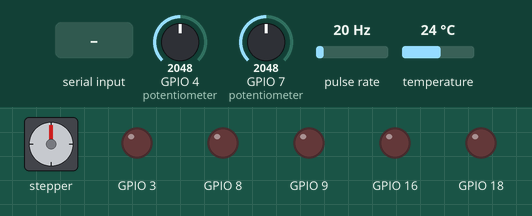
Bench run of a sketch on a simulated ESP32-S3. Shown: stepper motor, output pins drawn as LEDs (lit = HIGH). Wiring (inferred from the names in the program): pulse sensor: data GPIO 6; stepper motor (200 steps per turn assumed): coils GPIO 20, GPIO 15, GPIO 14, GPIO 19. Inputs (shaded band) come from the test bench; at power-on: GPIO 4 (potentiometer) = 2048, GPIO 7 (potentiometer) = 2048, pulse rate 20 Hz, temperature 24 °C. Storage starts empty; pins used as bus, display or sensor lines are not drawn; what the sketch prints to the serial monitor is not drawn.

Above: at 1.2 s.
1.3 s: "i90\n" received over Serial
At 1.62 s:
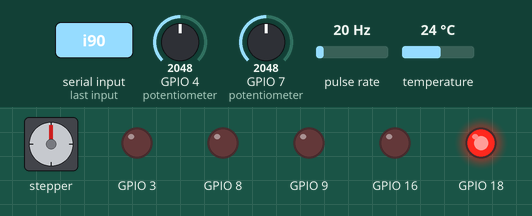
At 2.22 s:
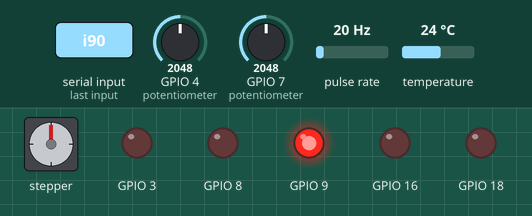
14.3 s: "b90\n" received over Serial
Timing chart, 0 to 19.6 s (numbered marks = the images above; inputs shaded):
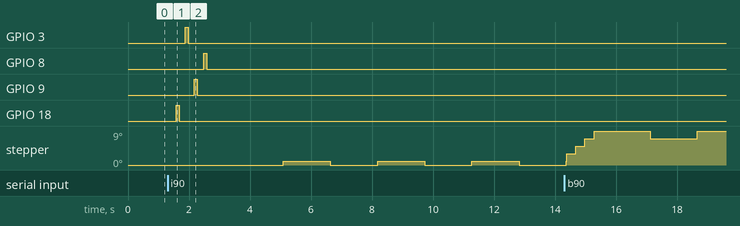

The sketch:

ECU.ino
```cpp
#include <Arduino.h>
#include <SPI.h>
#include <SD.h>

#include "fuelMap.h"
#include "sensors.h"
#include "config.h"
#include "serial.h"
#include "coldStart.h"
#include "Afterstart.h"
#include "RPMControl.h"
#include "CrankEnrichment.h"
#include "transientEnrichment.h"
#include "ignitionMap.h"
#include "ignitionControl.h"
#include "diagnostics.h"

unsigned long lastRpm = 0;
bool corteInjecao = false;

static unsigned long lastInjectionTime = 0;


volatile int pulsos = 0;
unsigned long ultimaLeitura = 0;
int rpm = 0;

void IRAM_ATTR contarPulso() {
  pulsos++;
}

extern bool corteAtivo;

int currentInjector = 0;
bool injectorOn = false;
unsigned long injectorStartMicros = 0;
unsigned long ultimaAtualizacaoSerial = 0;

// ============================
// 🔄 Leitura do mapa via SD
// ============================
bool loadFuelMapFromCSV(const char* filename) {
  File file = SD.open(filename);
  if (!file) {
    Serial.println("Erro ao abrir arquivo de mapa.");
    return false;
  }

  int row = 0;
  while (file.available() && row < RPM_STEPS) {
    String line = file.readStringUntil('\n');
    line.trim();
    if (line.length() == 0) continue;

    int col = 0;
    int index = 0;
    while (col < TPS_STEPS + 1 && index < line.length()) {
      int nextComma = line.indexOf(',', index);
      if (nextComma == -1) nextComma = line.length();
      String valStr = line.substring(index, nextComma);
      valStr.trim();
      float value = valStr.toFloat();

      if (col == 0) rpmSteps[row] = value;
      else fuelMapAlphaN[row][col - 1] = value;

      index = nextComma + 1;
      col++;
    }
    row++;
  }

  file.close();
  Serial.println("Mapa de combustível carregado do SD.");
  return true;
}

void setup() {
  Serial.begin(115200);
  initSensors();

  pinMode(RPM_PIN, INPUT_PULLUP);  // ✅ Configure RPM antes do SD
  attachInterrupt(digitalPinToInterrupt(RPM_PIN), contarPulso, FALLING);

  strategy = ALPHA_N;
  setupIgnition();

  Serial.println("Inicializando cartão SD...");
  if (SD.begin(SD_CS_PIN)) {
    Serial.println("SD detectado.");
    loadFuelMapFromCSV("/fuelMap.csv");
  } else {
    Serial.println("Falha ao inicializar SD.");
  }
}

void loop() {
  unsigned long currentMicros = micros();
  unsigned long agora = millis();

  float tpsPercentage = readTPS();
  updateTransientEnrichment(tpsPercentage, agora);
  float mapPressure = lerMAP();
  float temperature = readTemperature();

  checkDiagnostics(tpsPercentage, mapPressure, temperature, rpm);
  float correcaoMAP = mapPressure / 100.0;

  if ((long)(agora - ultimaLeitura) >= 1000) {
    noInterrupts();
    rpm = pulsos * 60;
    pulsos = 0;
    interrupts();
    ultimaLeitura = agora;

    if (agora < 2000 && rpm == 0) rpm = 1200;
    else if (rpm < idleRpm) rpm = idleRpm;

    if (corteAtivo) {
      rpm -= 800;
      if (rpm < idleRpm) rpm = idleRpm;
    }
  }

  int rpmDisplay = corteAtivo ? 9700 : rpm;

  updateAfterstart(agora, rpm > 400);
  corteInjecao = corteAtivo || (tpsPercentage < 1.0 && rpm > (idleRpm + 600));

  float interpolatedInjection = getBasePulseWidth(rpm, tpsPercentage, mapPressure);
  float injectionTimeReal = interpolatedInjection * correcaoMAP;

  if (!corteInjecao) {
    float correction = getColdStartCorrection(temperature);
    float afterstart = getAfterstartCorrection();
    float crankEnrichment = isCranking(agora, rpm) ? getCrankEnrichmentFactor(temperature) : 1.0;
    float transient = getTransientEnrichment();
    injectionTimeReal *= correction * afterstart * crankEnrichment * transient;
  }

  float ignitionAdvance = getIgnitionAdvance(rpm, tpsPercentage, mapPressure);
  handleIgnition(rpm, ignitionAdvance, currentMicros);

  injectionTimeReal = controlInjection(rpm, injectionTimeReal);
  float injectionTime = injectionTimeReal;

  unsigned long maxInjectionTime = (rpm > 0) ? (60000000UL / rpm) / numInjectors : 0;
  if (maxInjectionTime > 0 && injectionTime > maxInjectionTime) {
    injectionTime = maxInjectionTime;
  }

  unsigned long timePerCycle = (rpm > 0) ? (60000000UL / rpm) : 0;  // 1 rotação em micros

  if ((rpm > 0) && (currentMicros - lastInjectionTime >= timePerCycle / numInjectors)) {
    // Simula o pulso de injeção para o cilindro atual
    digitalWrite(injectors[currentInjector], HIGH);
    delayMicroseconds(injectionTime);  // Tempo de injeção calculado
    digitalWrite(injectors[currentInjector], LOW);

    currentInjector = (currentInjector + 1) % numInjectors;
    lastInjectionTime = currentMicros;
  }


  if ((long)(agora - ultimaAtualizacaoSerial) >= intervaloSerial) {
    Serial.printf("TPS: %5.1f%% | RPM: %4d | InjTime: %5.0fus | Temp: %6.1fC | Afterstart: %.2f | Corte Injecao: %s\n\n",
                  tpsPercentage, rpmDisplay, injectionTimeReal, temperature,
                  getAfterstartCorrection(), corteInjecao ? "ON" : "off");
    Serial.printf("Transient: %.2f\n", getTransientEnrichment());
    ultimaAtualizacaoSerial = agora;
  }

  // === SERIAL MENU: TESTES MANUAIS DE COMPONENTES ===
  if (Serial.available()) {
    char cmd = Serial.read();

    if (cmd == 'i') {
      Serial.println("🔧 Testando injetores...");
      for (int i = 0; i < numInjectors; i++) {
        digitalWrite(injectors[i], HIGH);
        delay(100);
        digitalWrite(injectors[i], LOW);
        delay(200);
      }
    }

    if (cmd == 'b') {
      Serial.println("🔧 Testando bobinas...");
      for (int i = 0; i < numCoils; i++) {
        digitalWrite(coilPins[i], HIGH);
        delay(100);
        digitalWrite(coilPins[i], LOW);
        delay(200);
      }
    }
  }

  // === VERIFICAÇÃO DE SENSORES ===
  if (tpsPercentage < 0 || tpsPercentage > 100) Serial.println("⚠️ TPS fora de range!");
  if (mapPressure < 10 || mapPressure > 120) Serial.println("⚠️ MAP fora de range!");
  if (temperature < -20 || temperature > 150) Serial.println("⚠️ Temperatura fora de range!");


  handleSerialInput();
}
```

Afterstart.cpp
```cpp
#include "Afterstart.h"
#include <Arduino.h>

// Estado interno do afterstart
unsigned long afterstartBegin = 0;
bool afterstartAtivo = false;
bool afterstartInicializado = false;

void resetAfterstart() {
  afterstartBegin = millis();
  afterstartAtivo = true;
  afterstartInicializado = true;
}

void updateAfterstart(unsigned long currentMillis, bool motorLigado) {
  // Reset total se motor desligado
  if (!motorLigado) {
    afterstartAtivo = false;
    afterstartInicializado = false;
    return;
  }

  // Se o motor acabou de ligar e ainda não iniciou afterstart
  if (motorLigado && !afterstartInicializado) {
    resetAfterstart();
  }
}

float getAfterstartCorrection() {
  if (!afterstartAtivo) return 1.0;

  unsigned long elapsed = millis() - afterstartBegin;
  if (elapsed >= afterstartDuration) {
    afterstartAtivo = false;
    return 1.0;
  }

  // Decaimento linear de enriquecimento: começa em 1.2, vai para 1.0
  float progresso = (float)elapsed / afterstartDuration;
  return 1.0 + (enrichmentInicial - 1.0) * (1.0 - progresso);
}
```

Afterstart.h
```cpp
#ifndef AFTERSTART_H
#define AFTERSTART_H

// Duração do enriquecimento após partida (ms)
const unsigned long afterstartDuration = 10000;

// Enriquecimento inicial (ex: 1.2 = 20% a mais de combustível)
const float enrichmentInicial = 1.2;

void resetAfterstart();
void updateAfterstart(unsigned long currentMillis, bool motorLigado);
float getAfterstartCorrection();

#endif
```

CrankEnrichment.cpp
```cpp
#include "CrankEnrichment.h"

// Tabela de enriquecimento baseada na temperatura do motor (CLT)
const float crankEnrichmentTable[8] = {1.8, 1.6, 1.4, 1.2, 1.1, 1.05, 1.02, 1.0};
const int cltBreakpoints[8] = {-20, 0, 10, 20, 30, 40, 60, 80};

float getCrankEnrichmentFactor(float temperature) {
  if (temperature <= cltBreakpoints[0]) return crankEnrichmentTable[0];
  if (temperature >= cltBreakpoints[7]) return crankEnrichmentTable[7];

  for (int i = 0; i < 7; i++) {
    if (temperature < cltBreakpoints[i + 1]) {
      float t1 = cltBreakpoints[i];
      float t2 = cltBreakpoints[i + 1];
      float v1 = crankEnrichmentTable[i];
      float v2 = crankEnrichmentTable[i + 1];
      return v1 + (v2 - v1) * ((temperature - t1) / (t2 - t1));
    }
  }
  return 1.0; // fallback
}

bool isCranking(unsigned long millisAgora, int rpm) {
  return millisAgora < 2000 || rpm < 400;
}
```

CrankEnrichment.h
```cpp
#ifndef CRANK_ENRICHMENT_H
#define CRANK_ENRICHMENT_H

float getCrankEnrichmentFactor(float temperature);
bool isCranking(unsigned long millisAgora, int rpm);

#endif
```

RPMControl.cpp
```cpp
// RPMControl.cpp
#include "config.h"
#include "RPMControl.h"
#include <Arduino.h>

#define HISTERESIS 300

bool corteAtivo = false;

float controlInjection(int rpm, float fuelAmount) {
    // Se já está em corte e o RPM ainda está acima da faixa segura, continua o corte
    if (corteAtivo) {
        if (rpm > (RPM_CUT_LIMIT - HISTERESIS)) {
            Serial.println("Corte de giro mantido!");
            return 0;  // Mantém injeção desligada
        } else {
            corteAtivo = false;
            Serial.println("Corte de giro desativado.");
        }
    }

    // Se não está em corte, verifica se deve ativar
    if (!corteAtivo && rpm >= RPM_CUT_LIMIT) {
        corteAtivo = true;
        Serial.println("Corte de giro ativado!");
        return 0;
    }

    return fuelAmount;  // Caso normal, sem corte
}
```

RPMControl.h
```cpp
// RPMControl.h
#ifndef RPMCONTROL_H
#define RPMCONTROL_H

float controlInjection(int rpm, float fuelAmount); // Corrigido para retornar float

#endif
```

blending.cpp
```cpp
#include "blending.h"

// Exemplo: Curva simples de transição com breakpoints em RPM
const int rpmPoints[8] = {600, 1000, 1500, 2000, 3000, 4000, 5000, 6000};
const float blendValues[8] = {0.0, 0.15, 0.25, 0.40, 0.5, 0.65 ,0.75, 1.0};  // 0.0 = só TPS, 1.0 = só MAP

float getBlendFactor(int rpm) {
  if (rpm <= rpmPoints[0]) return blendValues[0];
  if (rpm >= rpmPoints[7]) return blendValues[8];

  for (int i = 0; i < 7; i++) {
    if (rpm < rpmPoints[i + 1]) {
      float r1 = rpmPoints[i];
      float r2 = rpmPoints[i + 1];
      float v1 = blendValues[i];
      float v2 = blendValues[i + 1];
      return v1 + (v2 - v1) * ((rpm - r1) / (r2 - r1));
    }
  }
  return 0.5;
}
```

blending.h
```cpp
#ifndef BLENDING_H
#define BLENDING_H

float getBlendFactor(int rpm);

#endif
```

coldStart.cpp
```cpp
#include "coldStart.h"

// Tabela de correção [temperatura °C, fator de correção]
const int coldStartTableSize = 6;
float coldStartTable[coldStartTableSize][2] = {
  {0, 1.6},
  {10, 1.4},
  {20, 1.2},
  {30, 1.1},
  {40, 1.05},
  {60, 1.0}
};

float getColdStartCorrection(float temperature) {
  // Se o valor não é confiável, retorna sem correção
  if (temperature == -99.9) return 1.0;

  // Antes do primeiro ponto
  if (temperature <= coldStartTable[0][0]) {
    return coldStartTable[0][1];
  }

  // Depois do último ponto
  if (temperature >= coldStartTable[coldStartTableSize - 1][0]) {
    return coldStartTable[coldStartTableSize - 1][1];
  }

  // Interpolação linear entre os pontos
  for (int i = 0; i < coldStartTableSize - 1; i++) {
    float t1 = coldStartTable[i][0];
    float t2 = coldStartTable[i + 1][0];
    float f1 = coldStartTable[i][1];
    float f2 = coldStartTable[i + 1][1];

    if (temperature >= t1 && temperature <= t2) {
      float factor = f1 + (f2 - f1) * ((temperature - t1) / (t2 - t1));
      return factor;
    }
  }

  return 1.0; // fallback, não deveria chegar aqui
}
```

coldStart.h
```cpp
#ifndef COLD_START_H
#define COLD_START_H

float getColdStartCorrection(float temperature);

#endif
```

diagnostics.cpp
```cpp
#include "diagnostics.h"

static FaultStatus faultStatus;

bool isFaultActive(FaultCode code) {
  return faultStatus.active[code];
}

void checkDiagnostics(float tps, float map, float temp, int rpm) {
  // Verifica limites válidos para sensores
  faultStatus.active[TPS_SIGNAL_LOST] = (tps < 0.0 || tps > 100.0);
  faultStatus.active[MAP_SIGNAL_LOST] = (map < 10 || map > 110);
  faultStatus.active[TEMP_SENSOR_INVALID] = (temp < -40 || temp > 150);

  // Verifica se o RPM está "travado" (sem pulso novo)
  static unsigned long lastRpmTime = 0;
  static int lastRpm = 0;
  unsigned long now = millis();

  if (rpm == lastRpm) {
    if (now - lastRpmTime > 1500) {
      faultStatus.active[RPM_SIGNAL_LOST] = true;
    }
  } else {
    faultStatus.active[RPM_SIGNAL_LOST] = false;
    lastRpmTime = now;
    lastRpm = rpm;
  }

  // Placeholder de falha de injetor (futura expansão com feedback real)
  faultStatus.active[INJECTOR_FAULT] = false;
}

void printFaults() {
  Serial.println("== DIAGNOSTICO DE FALHAS ==");
  for (int i = 0; i < NUM_FAULT_CODES; i++) {
    if (faultStatus.active[i]) {
      Serial.print("Falha ativa: ");
      switch (i) {
        case TPS_SIGNAL_LOST: Serial.println("TPS_SIGNAL_LOST"); break;
        case MAP_SIGNAL_LOST: Serial.println("MAP_SIGNAL_LOST"); break;
        case TEMP_SENSOR_INVALID: Serial.println("TEMP_SENSOR_INVALID"); break;
        case RPM_SIGNAL_LOST: Serial.println("RPM_SIGNAL_LOST"); break;
        case INJECTOR_FAULT: Serial.println("INJECTOR_FAULT"); break;
        default: break;
      }
    }
  }
  Serial.println("==========================");
}

void clearFaults() {
  for (int i = 0; i < NUM_FAULT_CODES; i++) {
    faultStatus.active[i] = false;
  }
  Serial.println("Todos os códigos de falha foram apagados.");
}
```

diagnostics.h
```cpp
#pragma once

#include <Arduino.h>

// ENUMERADOR DE FALHAS
enum FaultCode {
  NO_FAULT = 0,
  TPS_SIGNAL_LOST,
  MAP_SIGNAL_LOST,
  TEMP_SENSOR_INVALID,
  RPM_SIGNAL_LOST,
  INJECTOR_FAULT,
  NUM_FAULT_CODES
};

// ESTRUTURA QUE ARMAZENA QUAIS FALHAS ESTÃO ATIVAS
struct FaultStatus {
  bool active[NUM_FAULT_CODES];
};

// FUNÇÕES DE DIAGNÓSTICO
void checkDiagnostics(float tps, float map, float temp, int rpm);
void printFaults();
void clearFaults();
bool isFaultActive(FaultCode code);
```

fuelMap.cpp
```cpp
#include "fuelMap.h"
#include "blending.h"

FuelStrategy strategy = BLEND;

float rpmSteps[RPM_STEPS] = { 600, 1000, 1500, 2000, 3000, 4000, 5000, 6000 };
float tpsSteps[TPS_STEPS] = { 0, 10, 20, 40, 60, 75, 90, 100 };
float mapSteps[MAP_STEPS] = { 20, 30, 40, 50, 60, 70, 80, 90 };

float fuelMapAlphaN[RPM_STEPS][TPS_STEPS] = {
  {400, 500, 600, 700, 800, 900, 1000, 1100},
  {500, 600, 700, 800, 900, 1000, 1100, 1200},
  {600, 700, 800, 900, 1000, 1100, 1200, 1300},
  {700, 800, 900, 1000, 1100, 1200, 1300, 1400},
  {800, 900, 1000, 1100, 1200, 1300, 1400, 1500},
  {900, 1000, 1100, 1200, 1300, 1400, 1500, 1600},
  {1000, 1100, 1200, 1300, 1400, 1500, 1600, 1700},
  {1100, 1200, 1300, 1400, 1500, 1600, 1700, 1800}
};

float fuelMapSpeedDensity[RPM_STEPS][MAP_STEPS] = {
  {300, 400, 500, 600, 700, 800, 900, 1000},  // RPM baixo
  {350, 450, 550, 650, 750, 850, 950, 1050},  // RPM médio-baixo
  {400, 500, 600, 700, 800, 900, 1000, 1100},  // RPM médio
  {450, 550, 650, 750, 850, 950, 1050, 1150},  // RPM médio-alto
  {500, 600, 700, 800, 900, 1000, 1100, 1200},  // RPM alto
  {550, 650, 750, 850, 950, 1050, 1150, 1250},  // RPM muito alto
  {600, 700, 800, 900, 1000, 1100, 1200, 1300}, // RPM muito alto
  {650, 750, 850, 950, 1050, 1150, 1250, 1350}  // RPM máximo
};

float interpolar2D(float x, float y, float map[RPM_STEPS][8], int xLen, int yLen, float* xAxis, float* yAxis) {
  int x1i = 0, y1i = 0;

  for (int i = 0; i < xLen - 1; i++) {
    if (x >= xAxis[i] && x < xAxis[i + 1]) {
      x1i = i;
      break;
    }
  }

  for (int i = 0; i < yLen - 1; i++) {
    if (y >= yAxis[i] && y < yAxis[i + 1]) {
      y1i = i;
      break;
    }
  }

  float x1 = xAxis[x1i], x2 = xAxis[x1i + 1];
  float y1 = yAxis[y1i], y2 = yAxis[y1i + 1];

  float Q11 = map[x1i][y1i];
  float Q12 = map[x1i][y1i + 1];
  float Q21 = map[x1i + 1][y1i];
  float Q22 = map[x1i + 1][y1i + 1];

  float denom = (x2 - x1) * (y2 - y1);
  if (denom == 0) return Q11;

  return (Q11 * (x2 - x) * (y2 - y) +
          Q21 * (x - x1) * (y2 - y) +
          Q12 * (x2 - x) * (y - y1) +
          Q22 * (x - x1) * (y - y1)) / denom;
}

float interpolateAlphaN(float rpm, float tps) {
  return interpolar2D(rpm, tps, fuelMapAlphaN, RPM_STEPS, TPS_STEPS, rpmSteps, tpsSteps);
}

float interpolateSpeedDensity(float rpm, float map) {
  return interpolar2D(rpm, map, fuelMapSpeedDensity, RPM_STEPS, MAP_STEPS, rpmSteps, mapSteps);
}

float getBasePulseWidth(float rpm, float tps, float map) {
  if (strategy == ALPHA_N) {
    return interpolateAlphaN(rpm, tps);
  } else if (strategy == SPEED_DENSITY) {
    return interpolateSpeedDensity(rpm, map);
  } else if (strategy == BLEND) {
    float tpsValue = interpolateAlphaN(rpm, tps);
    float mapValue = interpolateSpeedDensity(rpm, map);
    float blendFactor = getBlendFactor(rpm);  // ex: 0.0 = 100% TPS, 1.0 = 100% MAP
    return tpsValue * (1.0 - blendFactor) + mapValue * blendFactor;
  }

  return 0.0;
}
```

fuelMap.h
```cpp
#ifndef FUELMAP_H
#define FUELMAP_H

enum FuelStrategy {
  ALPHA_N,
  SPEED_DENSITY,
  BLEND
};

extern FuelStrategy strategy;

#define RPM_STEPS 8
#define TPS_STEPS 8
#define MAP_STEPS 8

extern float rpmSteps[RPM_STEPS];
extern float tpsSteps[TPS_STEPS];
extern float mapSteps[MAP_STEPS];

extern float fuelMapAlphaN[RPM_STEPS][TPS_STEPS];
extern float fuelMapSpeedDensity[RPM_STEPS][MAP_STEPS];

float getBasePulseWidth(float rpm, float tps, float map);
float interpolateAlphaN(float rpm, float tps);
float interpolateSpeedDensity(float rpm, float map);

#endif
```

ignitionControl.cpp
```cpp
#include <Arduino.h>
#include "config.h"
#include "ignitionControl.h"

static int currentCoilIndex = 0;
static unsigned long lastSparkTime = 0;

void setupIgnition() {
  for (int i = 0; i < numCoils; i++) {
    pinMode(coilPins[i], OUTPUT);
    digitalWrite(coilPins[i], LOW);
  }
}

void handleIgnition(int rpm, float advance, unsigned long currentMicros) {
  if (rpm <= 0 || advance < 0) return;

  float usPerRev = 60000000.0 / rpm;
  float usPerDegree = usPerRev / 360.0;
  float sparkAdvanceTime = advance * usPerDegree;
  float ignitionInterval = usPerRev / numCoils;

  if ((long)(currentMicros - lastSparkTime) >= (long)(ignitionInterval - sparkAdvanceTime)) {
    int coilToFire = firingOrder[currentCoilIndex];

    digitalWrite(coilPins[coilToFire], HIGH);
    delayMicroseconds(DWELL_TIME_US);
    digitalWrite(coilPins[coilToFire], LOW);

    lastSparkTime = currentMicros;
    currentCoilIndex = (currentCoilIndex + 1) % numCoils;
  }
}
```

ignitionControl.h
```cpp
#pragma once

void setupIgnition();
void handleIgnition(int rpm, float ignitionAdvance, unsigned long currentMicros);
```

ignitionMap.h
```cpp
#ifndef IGNITION_MAP_H
#define IGNITION_MAP_H

enum IgnitionStrategy {
  IGN_TPS_BASED,
  IGN_MAP_BASED,
  IGN_BLEND
};

extern IgnitionStrategy ignitionStrategy;

float getIgnitionAdvance(float rpm, float tps, float map);

#endif
```

Source omitted: ignitionMap.cpp (1632 bytes), sensors.cpp (1116 bytes), sensors.h (113 bytes), serial.cpp (2489 bytes), serial.h (39 bytes), transientEnrichment.cpp (953 bytes), transientEnrichment.h (171 bytes), config.h (882 bytes)

Measured:
- after the input at 1.3 s, GPIO 3: LOW → HIGH after 0.58 s, → LOW 0.10 s later; GPIO 8: LOW → HIGH after 1.2 s, → LOW 0.10 s later; GPIO 9: LOW → HIGH after 0.88 s, → LOW 0.10 s later; GPIO 18: LOW → HIGH after 0.28 s, → LOW 0.10 s later
- by itself, stepper: alternates 1° for 1.5 s and 0° for 1.5 s
